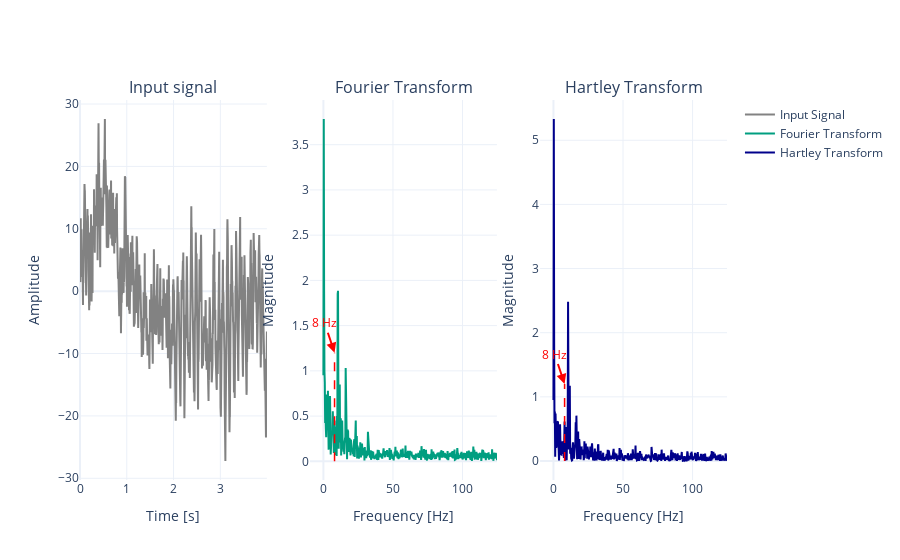
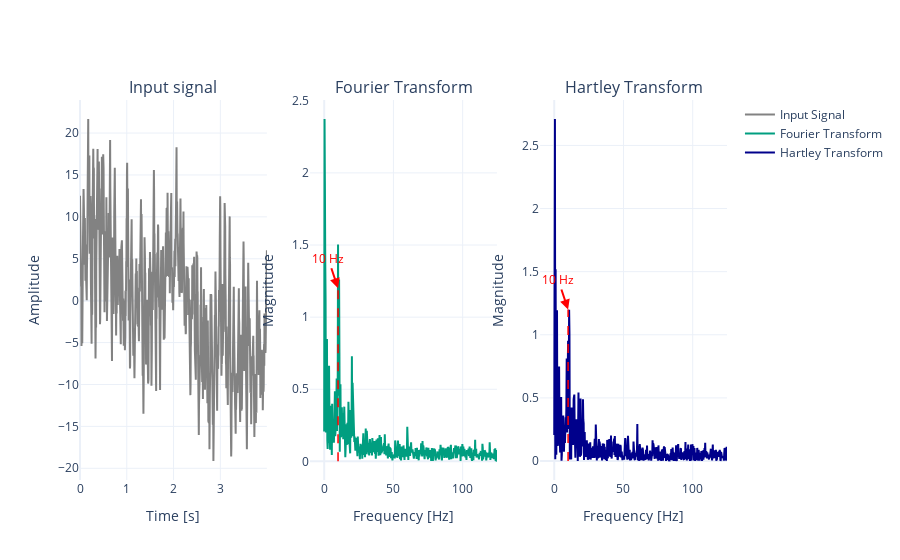
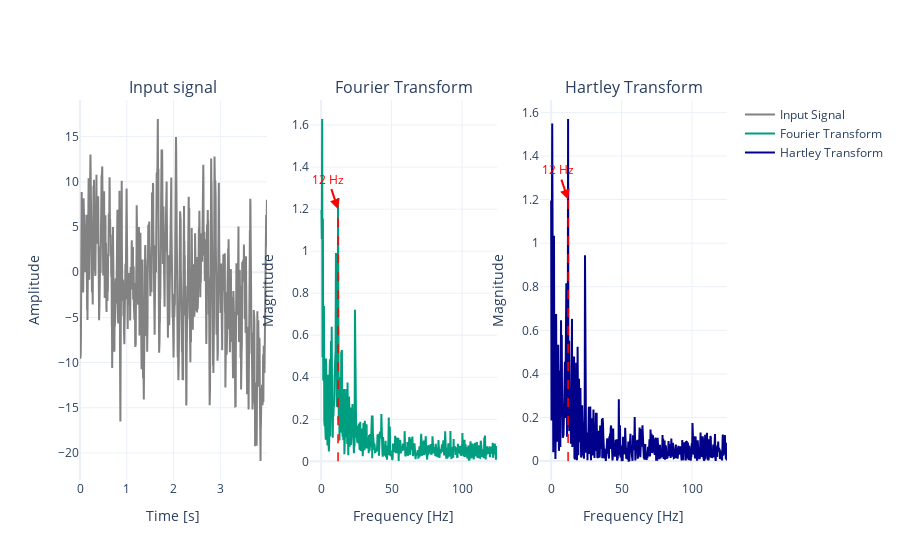
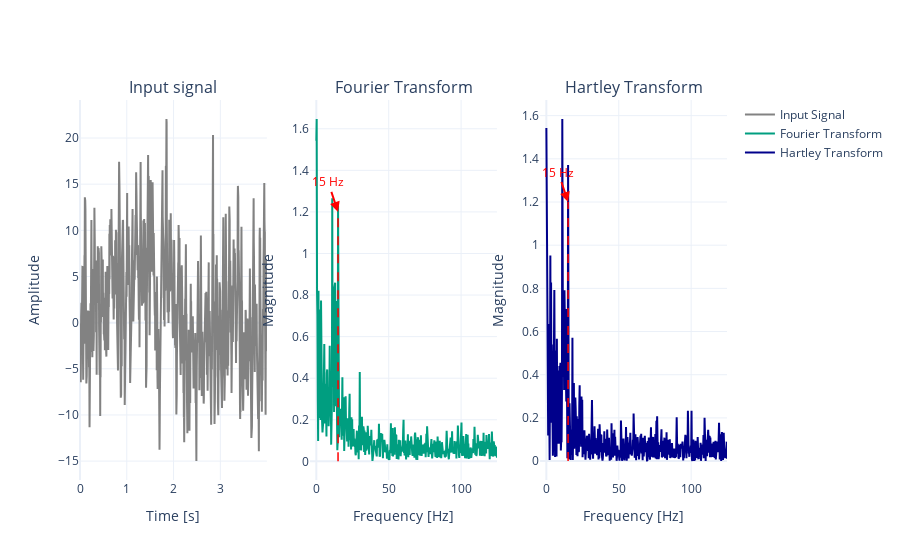

Notebook code for these charts, in order:
### Markdown cell above
#### Plotting the signal and its Fourier and Hartley Transforms

### Code cell
s = [signals8, signals10, signals12, signals15]
sf = [8, 10, 12, 15]

for idx, signal in enumerate(s):
    hartley_fourier(signal=np.reshape(signal, (1000)), stimulus_frequency=sf[idx], sampling_frequency=250)

### Figure 1 — Plotly figure (JSON) as saved in the notebook; plotly's stock layout.template omitted (floating-point values rounded to 4 significant figures; data arrays with more than 128 entries replaced by an {"elided": "..."} marker saying what was removed)
{"data": [{"line": {"color": "rgb(130, 130, 130)"}, "mode": "lines", "name": "Input Signal", "type": "scatter", "x": {"elided": "1000 float values"}, "xaxis": "x", "y": {"elided": "1000 float values"}, "yaxis": "y"}, {"line": {"color": "rgb(0, 158, 128)"}, "mode": "lines", "name": "Fourier Transform", "type": "scatter", "x": {"elided": "1000 float values"}, "xaxis": "x2", "y": {"elided": "500 float values"}, "yaxis": "y2"}, {"line": {"color": "rgb(0, 0, 139)"}, "mode": "lines", "name": "Hartley Transform", "type": "scatter", "x": {"elided": "1000 float values"}, "xaxis": "x3", "y": {"elided": "500 float values"}, "yaxis": "y3"}], "layout": {"annotations": [{"font": {"size": 16}, "showarrow": false, "text": "Input signal", "x": 0.1444, "xanchor": "center", "xref": "paper", "y": 1, "yanchor": "bottom", "yref": "paper"}, {"font": {"size": 16}, "showarrow": false, "text": "Fourier Transform", "x": 0.5, "xanchor": "center", "xref": "paper", "y": 1, "yanchor": "bottom", "yref": "paper"}, {"font": {"size": 16}, "showarrow": false, "text": "Hartley Transform", "x": 0.8556, "xanchor": "center", "xref": "paper", "y": 1, "yanchor": "bottom", "yref": "paper"}, {"arrowcolor": "red", "arrowhead": 2, "arrowsize": 1, "arrowwidth": 2, "font": {"color": "red", "size": 12}, "showarrow": true, "text": "8 Hz", "x": 8, "xref": "x2", "y": 1.2, "yref": "y2"}, {"arrowcolor": "red", "arrowhead": 2, "arrowsize": 1, "arrowwidth": 2, "font": {"color": "red", "size": 12}, "showarrow": true, "text": "8 Hz", "x": 8, "xref": "x3", "y": 1.2, "yref": "y3"}], "shapes": [{"line": {"color": "red", "dash": "dash", "width": 1.5}, "type": "line", "x0": 8, "x1": 8, "xref": "x2", "y0": 0, "y1": 1.2, "yref": "y2"}, {"line": {"color": "red", "dash": "dash", "width": 1.5}, "type": "line", "x0": 8, "x1": 8, "xref": "x3", "y0": 0, "y1": 1.2, "yref": "y3"}], "title": {"text": ""}, "xaxis": {"anchor": "y", "domain": [0, 0.2889], "title": {"text": "Time [s]"}}, "xaxis2": {"anchor": "y2", "domain": [0.3556, 0.6444], "title": {"text": "Frequency [Hz]"}}, "xaxis3": {"anchor": "y3", "domain": [0.7111, 1], "title": {"text": "Frequency [Hz]"}}, "yaxis": {"anchor": "x", "domain": [0, 1], "title": {"text": "Amplitude"}}, "yaxis2": {"anchor": "x2", "domain": [0, 1], "title": {"text": "Magnitude"}}, "yaxis3": {"anchor": "x3", "domain": [0, 1], "title": {"text": "Magnitude"}}}}

### Figure 2 — Plotly figure (JSON) as saved in the notebook; plotly's stock layout.template omitted (floating-point values rounded to 4 significant figures; data arrays with more than 128 entries replaced by an {"elided": "..."} marker saying what was removed)
{"data": [{"line": {"color": "rgb(130, 130, 130)"}, "mode": "lines", "name": "Input Signal", "type": "scatter", "x": {"elided": "1000 float values"}, "xaxis": "x", "y": {"elided": "1000 float values"}, "yaxis": "y"}, {"line": {"color": "rgb(0, 158, 128)"}, "mode": "lines", "name": "Fourier Transform", "type": "scatter", "x": {"elided": "1000 float values"}, "xaxis": "x2", "y": {"elided": "500 float values"}, "yaxis": "y2"}, {"line": {"color": "rgb(0, 0, 139)"}, "mode": "lines", "name": "Hartley Transform", "type": "scatter", "x": {"elided": "1000 float values"}, "xaxis": "x3", "y": {"elided": "500 float values"}, "yaxis": "y3"}], "layout": {"annotations": [{"font": {"size": 16}, "showarrow": false, "text": "Input signal", "x": 0.1444, "xanchor": "center", "xref": "paper", "y": 1, "yanchor": "bottom", "yref": "paper"}, {"font": {"size": 16}, "showarrow": false, "text": "Fourier Transform", "x": 0.5, "xanchor": "center", "xref": "paper", "y": 1, "yanchor": "bottom", "yref": "paper"}, {"font": {"size": 16}, "showarrow": false, "text": "Hartley Transform", "x": 0.8556, "xanchor": "center", "xref": "paper", "y": 1, "yanchor": "bottom", "yref": "paper"}, {"arrowcolor": "red", "arrowhead": 2, "arrowsize": 1, "arrowwidth": 2, "font": {"color": "red", "size": 12}, "showarrow": true, "text": "10 Hz", "x": 10, "xref": "x2", "y": 1.2, "yref": "y2"}, {"arrowcolor": "red", "arrowhead": 2, "arrowsize": 1, "arrowwidth": 2, "font": {"color": "red", "size": 12}, "showarrow": true, "text": "10 Hz", "x": 10, "xref": "x3", "y": 1.2, "yref": "y3"}], "shapes": [{"line": {"color": "red", "dash": "dash", "width": 1.5}, "type": "line", "x0": 10, "x1": 10, "xref": "x2", "y0": 0, "y1": 1.2, "yref": "y2"}, {"line": {"color": "red", "dash": "dash", "width": 1.5}, "type": "line", "x0": 10, "x1": 10, "xref": "x3", "y0": 0, "y1": 1.2, "yref": "y3"}], "title": {"text": ""}, "xaxis": {"anchor": "y", "domain": [0, 0.2889], "title": {"text": "Time [s]"}}, "xaxis2": {"anchor": "y2", "domain": [0.3556, 0.6444], "title": {"text": "Frequency [Hz]"}}, "xaxis3": {"anchor": "y3", "domain": [0.7111, 1], "title": {"text": "Frequency [Hz]"}}, "yaxis": {"anchor": "x", "domain": [0, 1], "title": {"text": "Amplitude"}}, "yaxis2": {"anchor": "x2", "domain": [0, 1], "title": {"text": "Magnitude"}}, "yaxis3": {"anchor": "x3", "domain": [0, 1], "title": {"text": "Magnitude"}}}}

### Figure 3 — Plotly figure (JSON) as saved in the notebook; plotly's stock layout.template omitted (floating-point values rounded to 4 significant figures; data arrays with more than 128 entries replaced by an {"elided": "..."} marker saying what was removed)
{"data": [{"line": {"color": "rgb(130, 130, 130)"}, "mode": "lines", "name": "Input Signal", "type": "scatter", "x": {"elided": "1000 float values"}, "xaxis": "x", "y": {"elided": "1000 float values"}, "yaxis": "y"}, {"line": {"color": "rgb(0, 158, 128)"}, "mode": "lines", "name": "Fourier Transform", "type": "scatter", "x": {"elided": "1000 float values"}, "xaxis": "x2", "y": {"elided": "500 float values"}, "yaxis": "y2"}, {"line": {"color": "rgb(0, 0, 139)"}, "mode": "lines", "name": "Hartley Transform", "type": "scatter", "x": {"elided": "1000 float values"}, "xaxis": "x3", "y": {"elided": "500 float values"}, "yaxis": "y3"}], "layout": {"annotations": [{"font": {"size": 16}, "showarrow": false, "text": "Input signal", "x": 0.1444, "xanchor": "center", "xref": "paper", "y": 1, "yanchor": "bottom", "yref": "paper"}, {"font": {"size": 16}, "showarrow": false, "text": "Fourier Transform", "x": 0.5, "xanchor": "center", "xref": "paper", "y": 1, "yanchor": "bottom", "yref": "paper"}, {"font": {"size": 16}, "showarrow": false, "text": "Hartley Transform", "x": 0.8556, "xanchor": "center", "xref": "paper", "y": 1, "yanchor": "bottom", "yref": "paper"}, {"arrowcolor": "red", "arrowhead": 2, "arrowsize": 1, "arrowwidth": 2, "font": {"color": "red", "size": 12}, "showarrow": true, "text": "12 Hz", "x": 12, "xref": "x2", "y": 1.2, "yref": "y2"}, {"arrowcolor": "red", "arrowhead": 2, "arrowsize": 1, "arrowwidth": 2, "font": {"color": "red", "size": 12}, "showarrow": true, "text": "12 Hz", "x": 12, "xref": "x3", "y": 1.2, "yref": "y3"}], "shapes": [{"line": {"color": "red", "dash": "dash", "width": 1.5}, "type": "line", "x0": 12, "x1": 12, "xref": "x2", "y0": 0, "y1": 1.2, "yref": "y2"}, {"line": {"color": "red", "dash": "dash", "width": 1.5}, "type": "line", "x0": 12, "x1": 12, "xref": "x3", "y0": 0, "y1": 1.2, "yref": "y3"}], "title": {"text": ""}, "xaxis": {"anchor": "y", "domain": [0, 0.2889], "title": {"text": "Time [s]"}}, "xaxis2": {"anchor": "y2", "domain": [0.3556, 0.6444], "title": {"text": "Frequency [Hz]"}}, "xaxis3": {"anchor": "y3", "domain": [0.7111, 1], "title": {"text": "Frequency [Hz]"}}, "yaxis": {"anchor": "x", "domain": [0, 1], "title": {"text": "Amplitude"}}, "yaxis2": {"anchor": "x2", "domain": [0, 1], "title": {"text": "Magnitude"}}, "yaxis3": {"anchor": "x3", "domain": [0, 1], "title": {"text": "Magnitude"}}}}

### Figure 4 — Plotly figure (JSON) as saved in the notebook; plotly's stock layout.template omitted (floating-point values rounded to 4 significant figures; data arrays with more than 128 entries replaced by an {"elided": "..."} marker saying what was removed)
{"data": [{"line": {"color": "rgb(130, 130, 130)"}, "mode": "lines", "name": "Input Signal", "type": "scatter", "x": {"elided": "1000 float values"}, "xaxis": "x", "y": {"elided": "1000 float values"}, "yaxis": "y"}, {"line": {"color": "rgb(0, 158, 128)"}, "mode": "lines", "name": "Fourier Transform", "type": "scatter", "x": {"elided": "1000 float values"}, "xaxis": "x2", "y": {"elided": "500 float values"}, "yaxis": "y2"}, {"line": {"color": "rgb(0, 0, 139)"}, "mode": "lines", "name": "Hartley Transform", "type": "scatter", "x": {"elided": "1000 float values"}, "xaxis": "x3", "y": {"elided": "500 float values"}, "yaxis": "y3"}], "layout": {"annotations": [{"font": {"size": 16}, "showarrow": false, "text": "Input signal", "x": 0.1444, "xanchor": "center", "xref": "paper", "y": 1, "yanchor": "bottom", "yref": "paper"}, {"font": {"size": 16}, "showarrow": false, "text": "Fourier Transform", "x": 0.5, "xanchor": "center", "xref": "paper", "y": 1, "yanchor": "bottom", "yref": "paper"}, {"font": {"size": 16}, "showarrow": false, "text": "Hartley Transform", "x": 0.8556, "xanchor": "center", "xref": "paper", "y": 1, "yanchor": "bottom", "yref": "paper"}, {"arrowcolor": "red", "arrowhead": 2, "arrowsize": 1, "arrowwidth": 2, "font": {"color": "red", "size": 12}, "showarrow": true, "text": "15 Hz", "x": 15, "xref": "x2", "y": 1.2, "yref": "y2"}, {"arrowcolor": "red", "arrowhead": 2, "arrowsize": 1, "arrowwidth": 2, "font": {"color": "red", "size": 12}, "showarrow": true, "text": "15 Hz", "x": 15, "xref": "x3", "y": 1.2, "yref": "y3"}], "shapes": [{"line": {"color": "red", "dash": "dash", "width": 1.5}, "type": "line", "x0": 15, "x1": 15, "xref": "x2", "y0": 0, "y1": 1.2, "yref": "y2"}, {"line": {"color": "red", "dash": "dash", "width": 1.5}, "type": "line", "x0": 15, "x1": 15, "xref": "x3", "y0": 0, "y1": 1.2, "yref": "y3"}], "title": {"text": ""}, "xaxis": {"anchor": "y", "domain": [0, 0.2889], "title": {"text": "Time [s]"}}, "xaxis2": {"anchor": "y2", "domain": [0.3556, 0.6444], "title": {"text": "Frequency [Hz]"}}, "xaxis3": {"anchor": "y3", "domain": [0.7111, 1], "title": {"text": "Frequency [Hz]"}}, "yaxis": {"anchor": "x", "domain": [0, 1], "title": {"text": "Amplitude"}}, "yaxis2": {"anchor": "x2", "domain": [0, 1], "title": {"text": "Magnitude"}}, "yaxis3": {"anchor": "x3", "domain": [0, 1], "title": {"text": "Magnitude"}}}}
